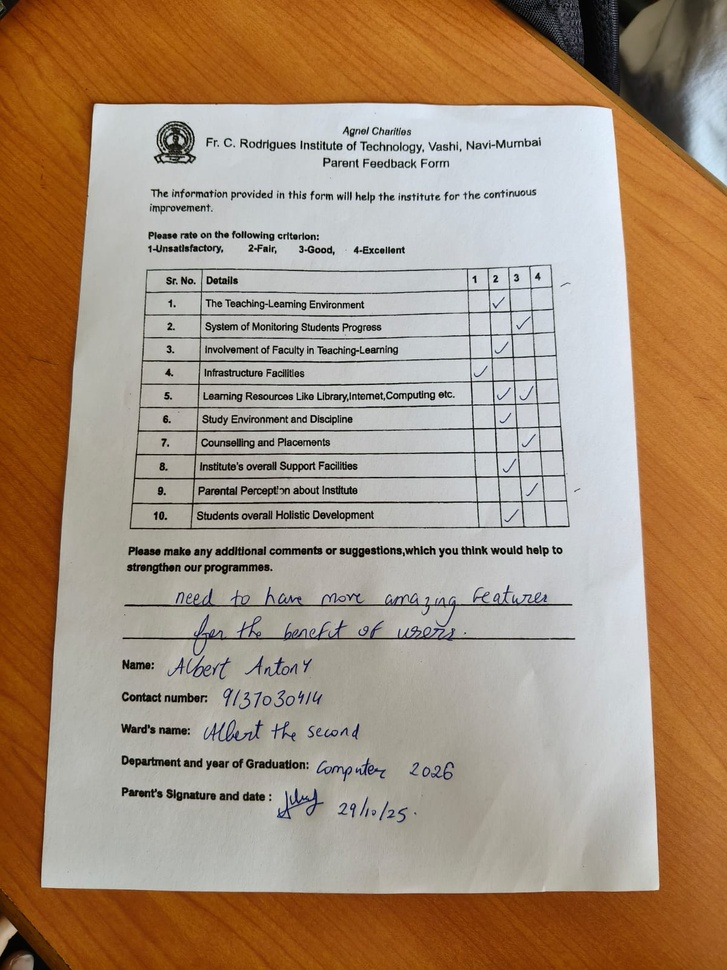
#> input picture test_images/albert_feedback.jpeg, 727 x 970 px, shrunk from 1200 x 1600 before the run
$ python -i image_tools.py   (imports and definitions only)
#> lines starting #> are read from the running program, lines starting #| are printed output that depends on the picture; after the words box and inside, x2 and y2 are one past the last pixel; in counts of white or black regions, pixels touching at a corner belong together
# app/utils/image_tools.py
from typing import List, Tuple

import numpy as np
import cv2


# [19 lines left out: function crop_xyxy, not called in this run]


def find_table_region(gray: np.ndarray) -> Tuple[int, int, int, int]:
    """Heuristic PTA grid region finder (mostly right side of page)."""
    H, W = gray.shape

    g = cv2.GaussianBlur(gray, (3, 3), 0)
    bw = cv2.adaptiveThreshold(
        g, 255, cv2.ADAPTIVE_THRESH_MEAN_C, cv2.THRESH_BINARY_INV, 31, 9
    )

    kx = max(15, W // 40)
    ky = max(15, H // 40)
    hor = cv2.morphologyEx(
        bw, cv2.MORPH_OPEN,
        cv2.getStructuringElement(cv2.MORPH_RECT, (kx, 1)), iterations=1
    )
    ver = cv2.morphologyEx(
        bw, cv2.MORPH_OPEN,
        cv2.getStructuringElement(cv2.MORPH_RECT, (1, ky)), iterations=1
    )
    grid = cv2.bitwise_or(hor, ver)
    grid = cv2.dilate(grid, np.ones((3, 3), np.uint8), iterations=1)

    cnts, _ = cv2.findContours(grid, cv2.RETR_EXTERNAL, cv2.CHAIN_APPROX_SIMPLE)

    best = None
    best_score = -1.0
    for c in cnts:
        x, y, w, h = cv2.boundingRect(c)
        area = float(w * h)
        if w < W * 0.30 or h < H * 0.25:
            continue

        x_center = x + w * 0.5
        y_center = y + h * 0.5

        right_bias = (x_center / W)
        mid_bias = 1.0 - abs((y_center / H) - 0.55)
        score = area * (1.0 + 0.6 * right_bias + 0.3 * mid_bias)

        if score > best_score:
            best_score = score
            best = (x, y, w, h)

    if best is None:
        x1 = int(W * 0.60); x2 = int(W * 0.95)
        y1 = int(H * 0.24); y2 = int(H * 0.86)
        return (x1, y1, x2, y2)

    x, y, w, h = best
    pad = max(10, int(0.012 * max(W, H)))
    x1 = max(0, x - pad)
    y1 = max(0, y - pad)
    x2 = min(W - 1, x + w + pad)
    y2 = min(H - 1, y + h + pad)

    if (y2 - y1) < H * 0.18 or (x2 - x1) < W * 0.28:
        fx1 = int(W * 0.60); fx2 = int(W * 0.95)
        fy1 = int(H * 0.24); fy2 = int(H * 0.86)
        return (fx1, fy1, fx2, fy2)

    return (x1, y1, x2, y2)


# [90 lines left out: functions split_rows_cols, tick_score_strong, cluster_1d, bands_from_boundaries, not called in this run]

>>> import cv2
>>> picture = cv2.imread('../../test_images/albert_feedback.jpeg', cv2.IMREAD_GRAYSCALE)
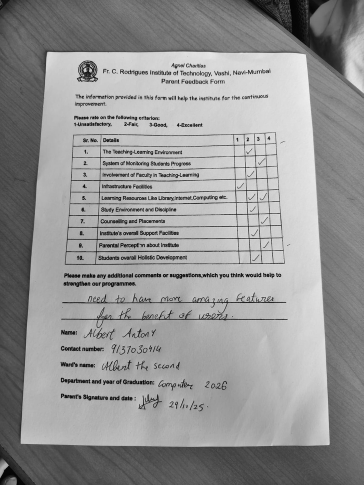
#> picture: shape (970, 727) (shown at 1/2 size); min 0, max 248, mean 148.9
>>> result = find_table_region(picture)
#> in find_table_region, `bw = cv2.adaptiveThreshold( g, 255, cv2.ADAPTIVE_THRESH_MEAN_C, cv2.TH..`:
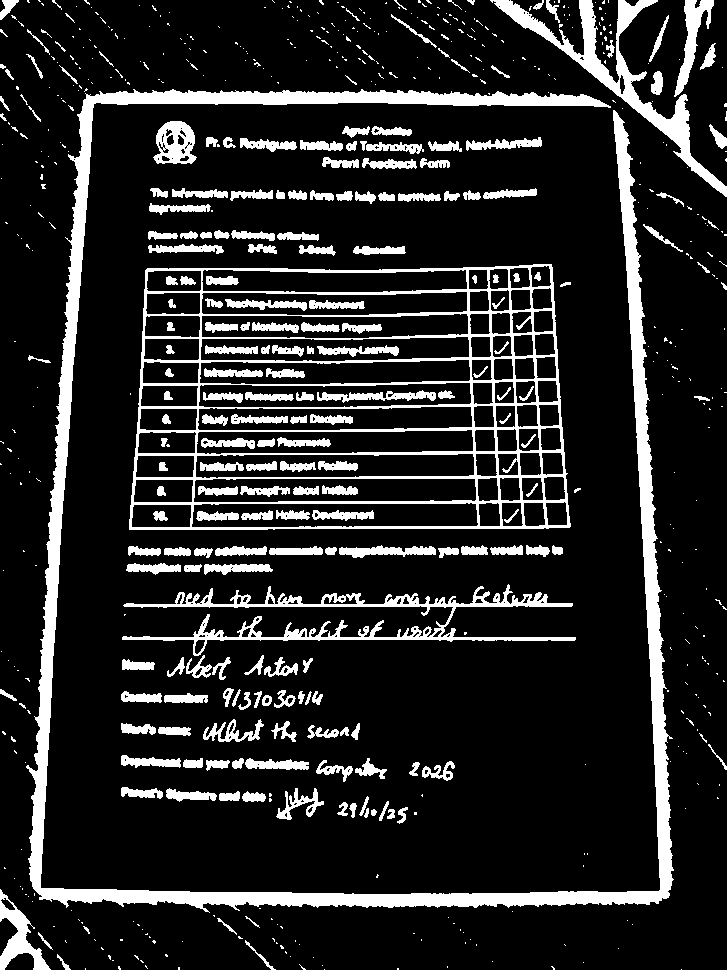
#> bw: shape (970, 727); 15% white; 653 white regions (433 under 20 px), largest, box (x1, y1, x2, y2) and area: (26, 89, 674, 913) 33831, (129, 264, 571, 530) 18229, (122, 584, 576, 656) 6060
#> in find_table_region, `hor = cv2.morphologyEx( bw, cv2.MORPH_OPEN, cv2.getStructuringElement(..`:
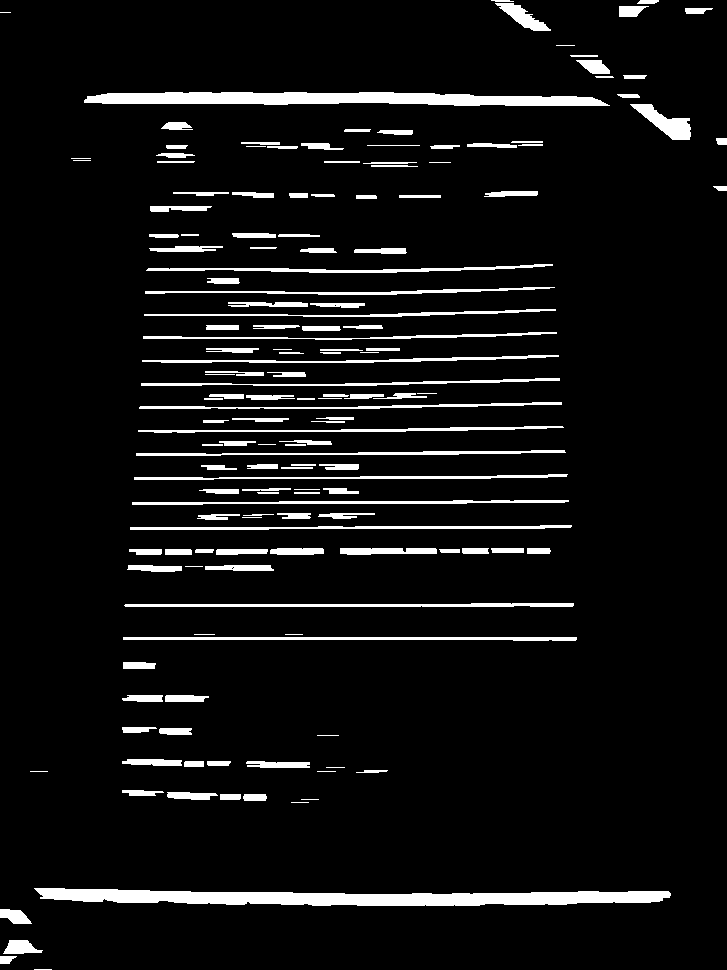
#> hor: shape (970, 727); 6.9% white; 158 white regions (14 under 20 px), largest, box (x1, y1, x2, y2) and area: (34, 888, 671, 906) 7591, (84, 92, 610, 106) 5553, (124, 603, 574, 607) 1432
#> in find_table_region, `ver = cv2.morphologyEx( bw, cv2.MORPH_OPEN, cv2.getStructuringElement(..`:
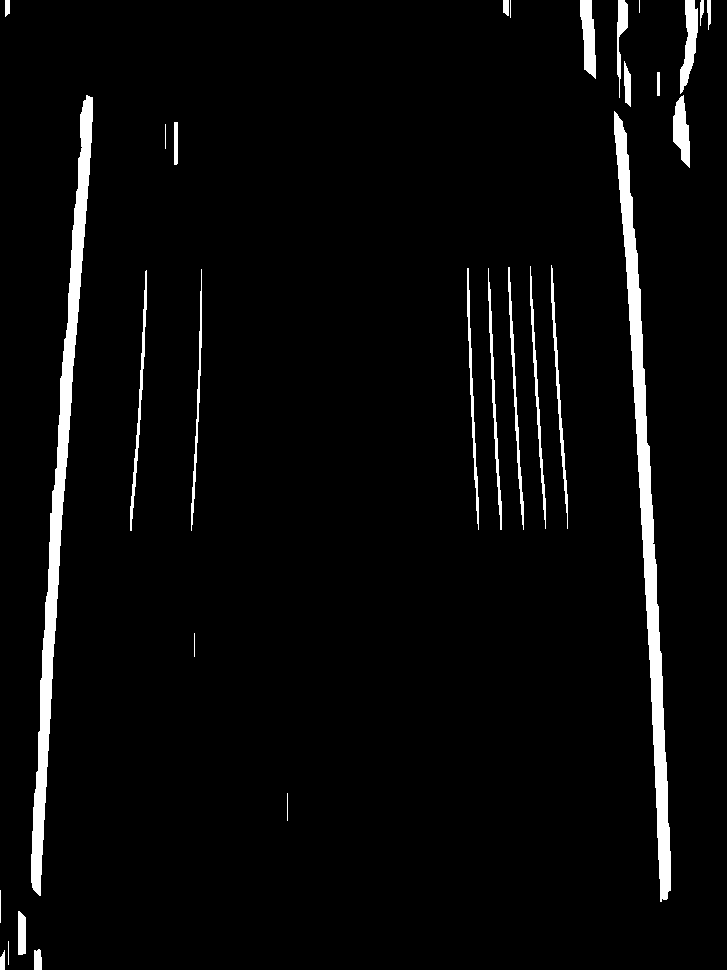
#> ver: shape (970, 727); 3.9% white; 30 white regions (2 under 20 px), largest, box (x1, y1, x2, y2) and area: (614, 111, 671, 902) 9245, (31, 95, 93, 896) 8923, (680, 0, 698, 94) 910
#> in find_table_region, `grid = cv2.dilate(grid, np.ones((3, 3), np.uint8), iterations=1)`:
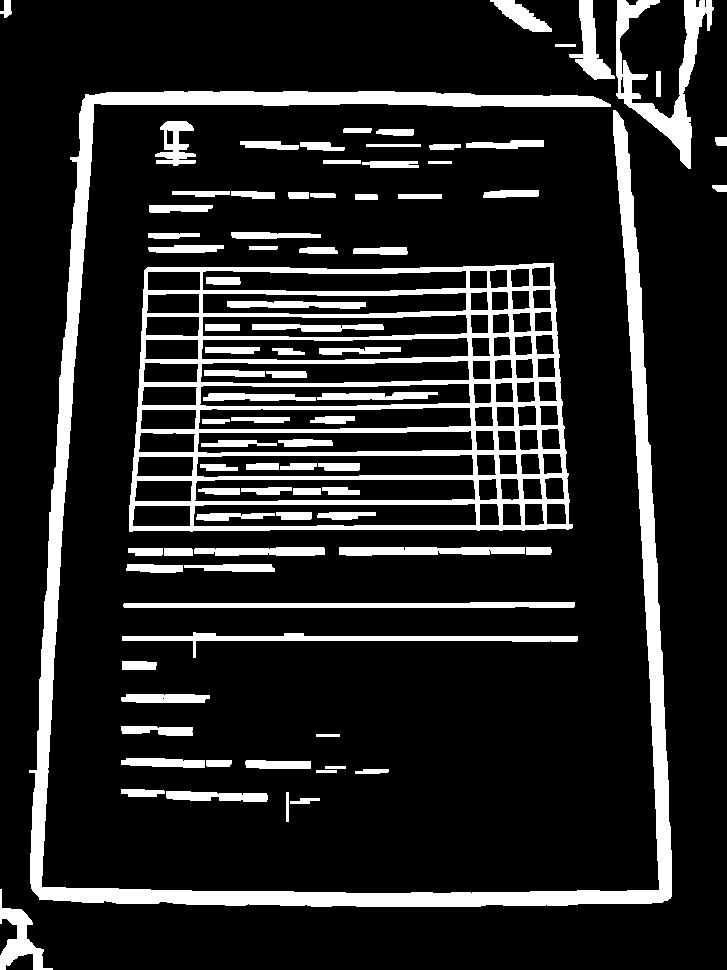
#> grid: shape (970, 727); 15.2% white; 86 white regions
#> in find_table_region, `cnts, _ = cv2.findContours(grid, cv2.RETR_EXTERNAL, cv2.CHAIN_APPROX_S..`: cnts = 59 contours; largest, box (x1, y1, x2, y2) and area: (129, 263, 573, 532) 111184, (29, 91, 672, 907) 34268, (616, 0, 714, 169) 4264, (122, 632, 578, 658) 2046, (123, 602, 575, 608) 1893
#> the loop in find_table_region, `for c in cnts:` made 59 passes
#> (x, y, w, h, area, x_center, y_center, right_bias) on passes 25, 53: (129, 263, 444, 269, 119436, 351, 397.5, 0.483), (29, 91, 643, 816, 524688, 350.5, 499, 0.482)
#> after the loop in find_table_region, `for c in cnts:`: best_score = 828272.9
#> in find_table_region, `x, y, w, h = best`: x = 29; y = 91; w = 643; h = 816
#> in find_table_region, `x1 = max(0, x - pad)`: x1 = 18
#> in find_table_region, `y1 = max(0, y - pad)`: y1 = 80
#> in find_table_region, `x2 = min(W - 1, x + w + pad)`: x2 = 683
#> in find_table_region, `y2 = min(H - 1, y + h + pad)`: y2 = 918
#> result = (18, 80, 683, 918)

$ run again, on test_images/gaurav_feedback.jpeg
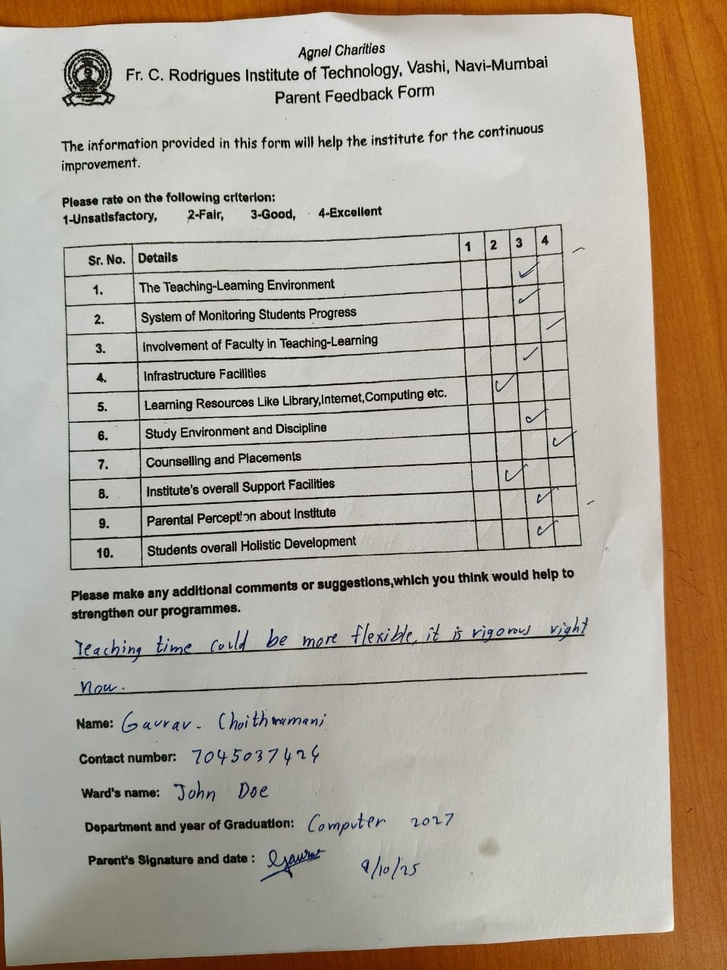
#> input picture test_images/gaurav_feedback.jpeg, 727 x 970 px, shrunk from 960 x 1280 before the run
#> in find_table_region, `bw = cv2.adaptiveThreshold( g, 255, cv2.ADAPTIVE_THRESH_MEAN_C, cv2.TH..`:
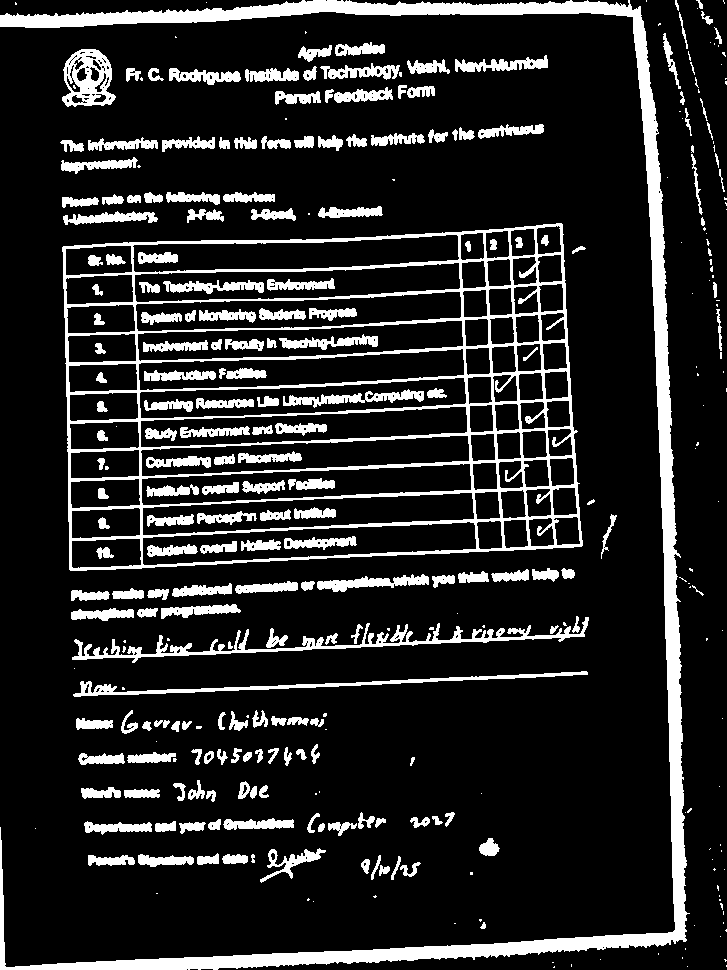
#> bw: shape (970, 727); 15.1% white; 323 white regions (117 under 20 px), largest, box (x1, y1, x2, y2) and area: (0, 0, 690, 970) 27751, (62, 223, 583, 571) 25062, (72, 617, 589, 663) 3644
#> hor: shape (970, 727); 7.6% white; 171 white regions (7 under 20 px), largest, box (x1, y1, x2, y2) and area: (0, 933, 688, 970) 7488, (0, 1, 643, 28) 7163, (74, 672, 589, 696) 1830
#> ver: shape (970, 727); 2.8% white; 29 white regions (4 under 20 px), largest, box (x1, y1, x2, y2) and area: (633, 7, 685, 945) 11404, (63, 247, 72, 572) 1030, (458, 233, 478, 553) 987
#> in find_table_region, `grid = cv2.dilate(grid, np.ones((3, 3), np.uint8), iterations=1)`:
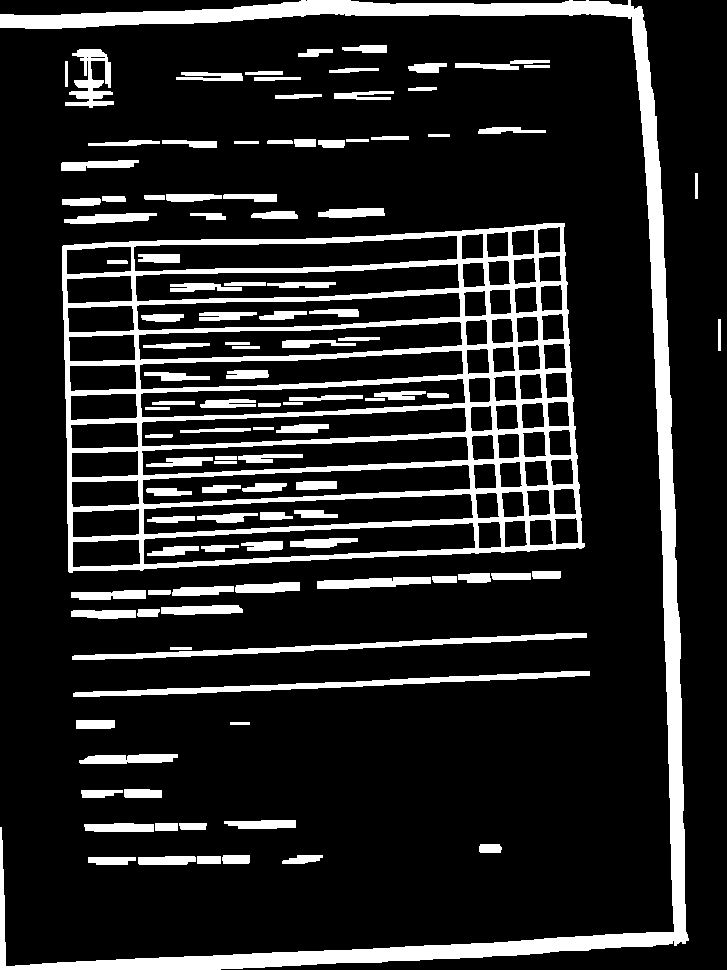
#> grid: shape (970, 727); 15.3% white; 113 white regions
#> cnts = 68 contours; largest, box (x1, y1, x2, y2) and area: (62, 223, 585, 573) 164009, (0, 0, 689, 970) 28778, (73, 671, 590, 697) 2392, (72, 633, 587, 660) 2270, (65, 49, 114, 108) 1110
#> the loop in find_table_region, `for c in cnts:` made 68 passes
#> (x, y, w, h, area, x_center, y_center, right_bias) on passes 32, 68: (62, 223, 523, 350, 183050, 323.5, 398, 0.445), (0, 0, 689, 970, 668330, 344.5, 485, 0.474)
#> after the loop in find_table_region, `for c in cnts:`: best_score = 1048823
#> x1 = 0
#> x2 = 700
#> y2 = 969
#> result = (0, 0, 700, 969)
